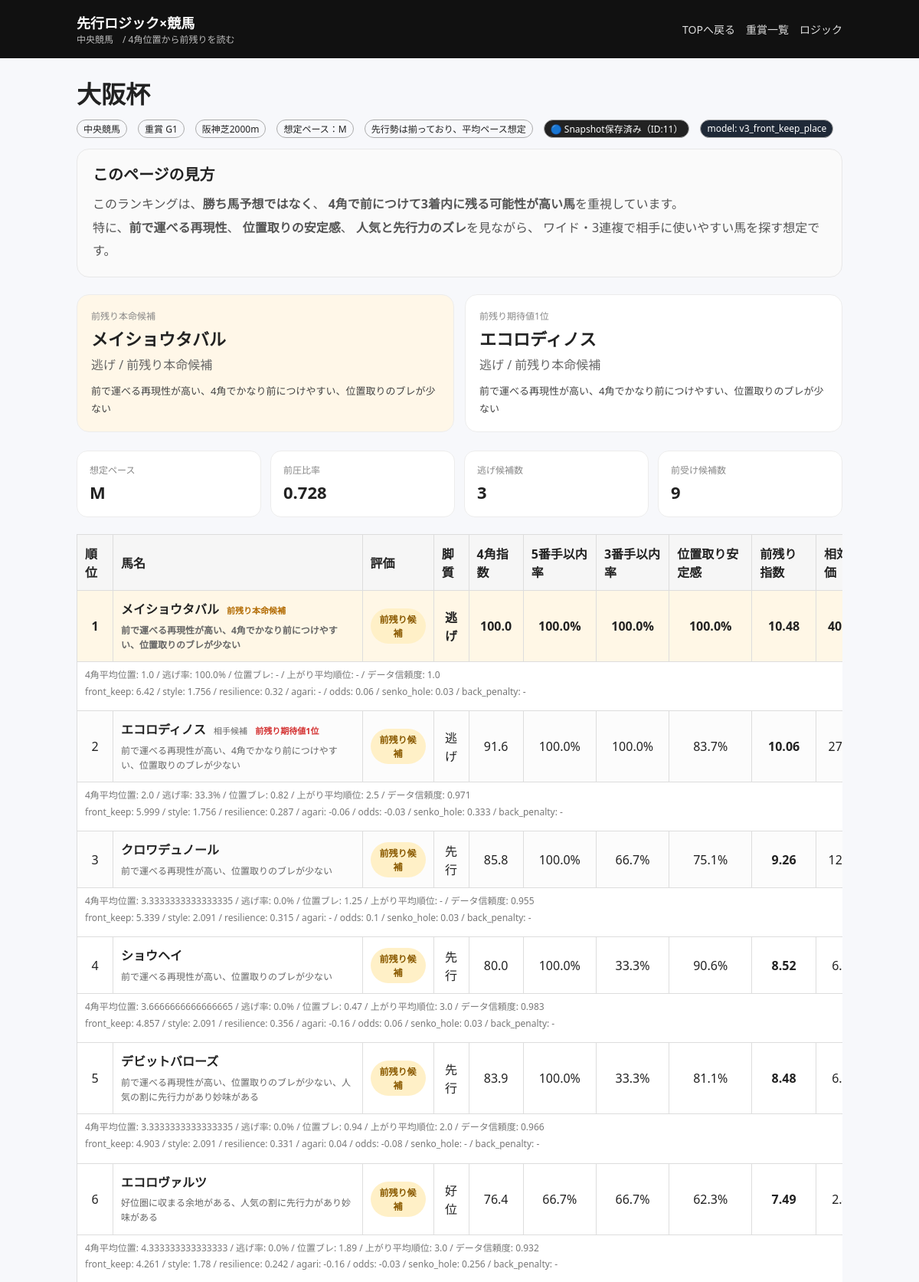
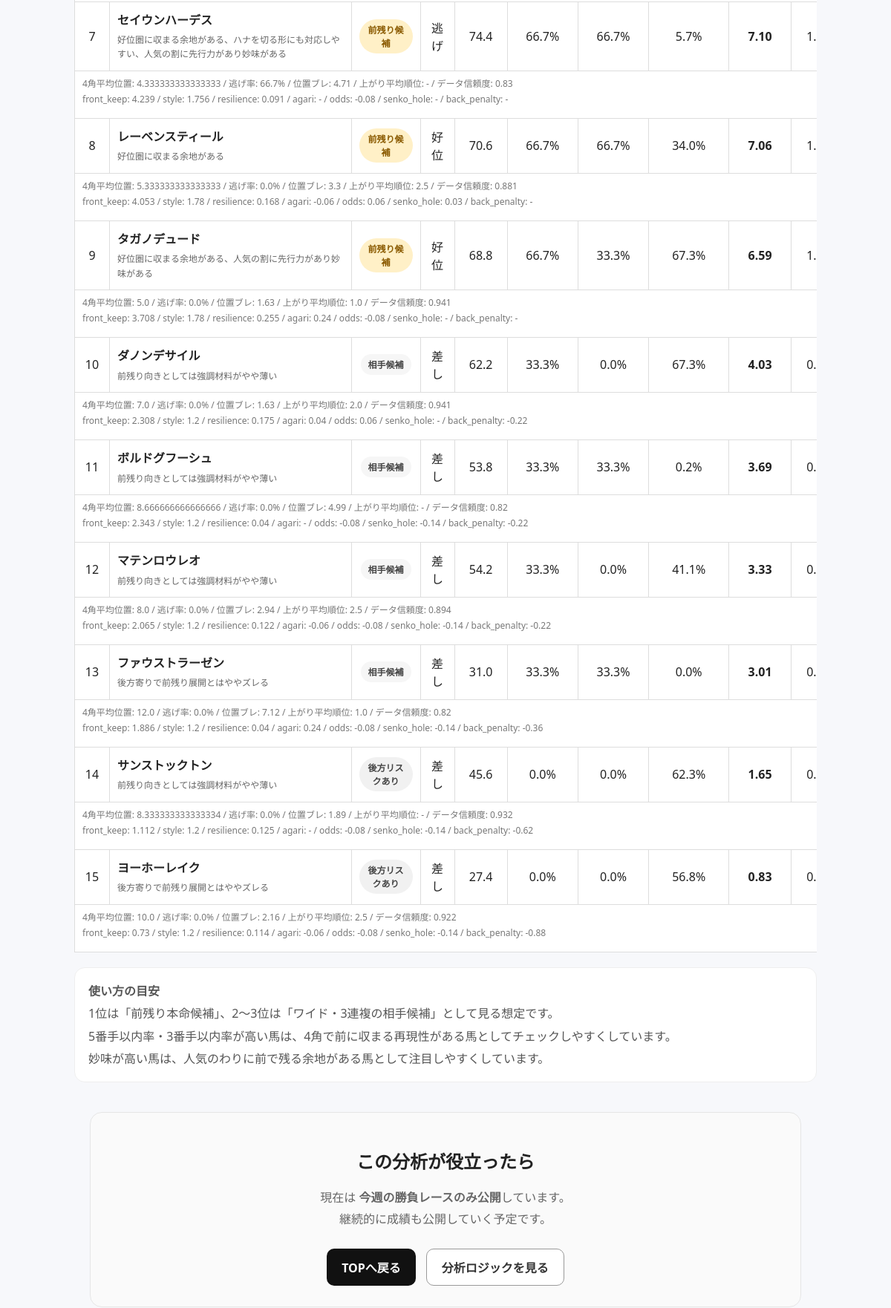
The app's page /race/ (upper part) with its own data (2 pictures, top to bottom).
### keibaapp_1/models.py (models this page shows, shortened)
class Race(models.Model):
    GRADE_CHOICES = [("G1", "G1"), ("G2", "G2"), ("G3", "G3")]
    name = models.CharField(max_length=100)
    race_date = models.DateField()
    course = models.CharField(max_length=100)  # 例：東京 ダ1600
    grade = models.CharField(max_length=2, choices=GRADE_CHOICES)
    track_condition = models.CharField(max_length=10, blank=True, default="")  # 良/稍/重/不
    pace = models.CharField(max_length=1, blank=True, default="")  # S/M/H
    pace_comment = models.CharField(max_length=100, blank=True, default="")
    is_featured_this_week = models.BooleanField(default=False)
    created_at = models.DateTimeField(auto_now_add=True)

class RaceAnalysisSnapshot(models.Model):
    PACE_CHOICES = [
        ("S", "スロー"),
        ("M", "ミドル"),
        ("H", "ハイ"),
    ]
    race = models.ForeignKey(
        Race,
        on_delete=models.CASCADE,
        related_name="analysis_snapshots"
    )
    predicted_pace = models.CharField(max_length=1, choices=PACE_CHOICES)
    pace_comment = models.CharField(max_length=255, blank=True, default="")
    front_ratio = models.FloatField(default=0.0)
    n_nige = models.IntegerField(default=0)
    n_front = models.IntegerField(default=0)
    pace_pressure = models.FloatField(default=0.0)
    field_agari_avg = models.FloatField(null=True, blank=True)
    model_version = models.CharField(max_length=30, blank=True, default="v1")
    calculated_at = models.DateTimeField(auto_now_add=True)

class HorseEntry(models.Model):
    RUN_STYLE_CHOICES = [
        ("NIGE", "逃げ"),
        ("SENKO", "先行"),
        ("KOUI", "好位"),
        ("SASHI", "差し"),
        ("OIKOMI", "追込"),
        ("UNKNOWN", "不明"),
    ]
    race = models.ForeignKey(Race, on_delete=models.CASCADE, related_name="entries")
    horse_name = models.CharField(max_length=100)
    gate = models.PositiveIntegerField(default=0)
    number = models.PositiveIntegerField(default=0)
    jockey = models.CharField(max_length=100, blank=True, default="")
    run_style = models.CharField(max_length=10, choices=RUN_STYLE_CHOICES, default="UNKNOWN")
    last1_agari_rank = models.PositiveIntegerField(null=True, blank=True)
    last2_agari_rank = models.PositiveIntegerField(null=True, blank=True)
    last3_agari_rank = models.PositiveIntegerField(null=True, blank=True)
    last1_agari_3f = models.FloatField(null=True, blank=True)
    last2_agari_3f = models.FloatField(null=True, blank=True)
    last3_agari_3f = models.FloatField(null=True, blank=True)
    last1_field_size = models.PositiveIntegerField(null=True, blank=True)
    last2_field_size = models.PositiveIntegerField(null=True, blank=True)
    last3_field_size = models.PositiveIntegerField(null=True, blank=True)
    last1_corner4_pos = models.PositiveIntegerField(null=True, blank=True)
    last2_corner4_pos = models.PositiveIntegerField(null=True, blank=True)
    last3_corner4_pos = models.PositiveIntegerField(null=True, blank=True)
    expected_odds = models.FloatField(null=True, blank=True)
    created_at = models.DateTimeField(auto_now_add=True)

### keibaapp_1/views.py (the view)
# urls.py: path("race/", views.race_db, name="race_db"),
def race_db(request):
    race = get_selected_or_current_race(request)
    if not race:
        return render(request, "keibaapp_1/race_empty.html")
    entries = list(race.entries.all())
    analysis = analyze_entries(entries)
    snapshot, snapshot_created, snapshot_status = maybe_auto_save_snapshot(
        request=request,
        race=race,
        analysis=analysis,
        model_version=MODEL_VERSION,
    )
    row_data = build_row_data(analysis["results"])
    featured_rows = build_featured_rows(row_data)
    context = {
        "race": build_race_context(race, analysis),
        "rows": row_data,
        "featured_rows": featured_rows,
        "analysis": analysis,
        "debug": settings.DEBUG,
        "snapshot_id": snapshot.id if snapshot else None,
        "snapshot_created": snapshot_created,
        "snapshot_status": snapshot_status,
        "model_version": MODEL_VERSION,
    }
    return render(request, "keibaapp_1/race_mock.html", context)

### keibaapp_1/services.py (called while the page is built)
def clamp(value: float, min_value: float, max_value: float) -> float:
    return max(min_value, min(max_value, value))

def agari_rank_score(e: HorseEntry) -> Optional[float]:
    ranks = [
        e.last1_agari_rank,
        e.last2_agari_rank,
        e.last3_agari_rank,
    ]
    ranks = [r for r in ranks if r is not None and r > 0]
    if not ranks:
        return None
    return sum(ranks) / len(ranks)

def calc_corner4_index(field_size: int, corner4_pos: int) -> Optional[float]:
    if not field_size or not corner4_pos:
        return None
    if field_size <= 1:
        return None
    if corner4_pos > field_size:
        return None
    return ((field_size - corner4_pos) / (field_size - 1)) * 100

def _corner4_pairs(entry: HorseEntry):
    return [
        (entry.last1_field_size, entry.last1_corner4_pos),
        (entry.last2_field_size, entry.last2_corner4_pos),
        (entry.last3_field_size, entry.last3_corner4_pos),
    ]

def avg_corner4_index(entry: HorseEntry) -> Optional[float]:
    values = []
    for field_size, pos in _corner4_pairs(entry):
        idx = calc_corner4_index(field_size, pos)
        if idx is not None:
            values.append(idx)
    if not values:
        return None
    return sum(values) / len(values)

def get_data_confidence(entry: HorseEntry) -> float:
    m = calc_front_metrics(entry)
    valid_count = m["valid_count"]
    consistency = m["consistency"]
    if valid_count == 0:
        return 0.0
    if valid_count == 1:
        base = 0.58
    elif valid_count == 2:
        base = 0.80
    else:
        base = 1.00
    return round(base * (0.82 + 0.18 * consistency), 3)

def classify_run_style(entry: HorseEntry) -> str:
    m = calc_front_metrics(entry)
    avg_index = m["avg_index"]
    nige_rate = m["nige_rate"]
    front3_rate = m["front3_rate"]
    front5_rate = m["front5_rate"]
    if avg_index is None:
        return "UNKNOWN"
    if nige_rate >= 0.5:
        return "NIGE"
    if avg_index >= 82 and front3_rate >= 0.67:
        return "NIGE"
    if front5_rate >= 0.67 and avg_index >= 62:
        return "SENKO"
    if front5_rate >= 0.34 and avg_index >= 45:
        return "KOUI"
    if avg_index >= 25:
        return "SASHI"
    return "OIKOMI"

def get_effective_run_style(entry: HorseEntry) -> str:
    auto_style = classify_run_style(entry)
    if auto_style != "UNKNOWN":
        return auto_style
    return entry.run_style or "UNKNOWN"

### keibaapp_1/templates/keibaapp_1/race_mock.html (shortened to what this page needs)
{% extends "keibaapp_1/base.html" %}
{% block content %}
<div class="race-page">
  <h1 class="race-title">
    {{ race.name }}
  </h1>
  <div class="race-meta">
    <span class="badge">中央競馬</span>
    <span class="badge">重賞 {{ race.grade }}</span>
    <span class="badge">{{ race.course }}</span>
    <span class="badge">想定ペース：{{ race.pace }}</span>
    <span class="badge">{{ race.pace_comment }}</span>
    {% if debug or request.user.is_staff %}
      <span class="badge" style="background:#222;color:#fff;">
        {% if snapshot_created %}
          🟢 Snapshot新規保存
        {% elif snapshot_id %}
          🔵 Snapshot保存済み（ID:{{ snapshot_id }}）
        {% else %}
          ⚪ 未保存
        {% endif %}
      </span>
      <span class="badge" style="background:#1f2937;color:#fff;">
        model: {{ model_version }}
      </span>
    {% endif %}
  </div>
  <section class="race-section-box">
    <h2 class="race-section-title">このページの見方</h2>
    <p class="race-section-text">
      このランキングは、<b>勝ち馬予想ではなく</b>、
      <b>4角で前につけて3着内に残る可能性が高い馬</b>を重視しています。<br>
      特に、<b>前で運べる再現性</b>、
      <b>位置取りの安定感</b>、
      <b>人気と先行力のズレ</b>を見ながら、
      ワイド・3連複で相手に使いやすい馬を探す想定です。
    </p>
  </section>
  {% if featured_rows %}
  <section class="featured-grid">
    {% for f in featured_rows %}
    <div class="featured-card {% if forloop.first %}featured-card-main{% else %}featured-card-sub{% endif %}">
      <div class="featured-label">{{ f.featured_title }}</div>
      <div class="featured-horse">{{ f.horse_name }}</div>
      <div class="featured-meta">
        {{ f.style }} / {{ f.place_label }}
      </div>
      <div class="featured-reason">
        {{ f.reason }}
      </div>
    </div>
    {% endfor %}
  </section>
  {% endif %}
  <section class="summary-grid">
    <div class="summary-card">
      <div class="summary-label">想定ペース</div>
      <div class="summary-value">{{ race.pace }}</div>
    </div>
    <div class="summary-card">
      <div class="summary-label">前圧比率</div>
      <div class="summary-value">{{ race.front_ratio|default:"-" }}</div>
    </div>
    <div class="summary-card">
      <div class="summary-label">逃げ候補数</div>
      <div class="summary-value">{{ race.meta.n_nige|default:"-" }}</div>
    </div>
    <div class="summary-card">
      <div class="summary-label">前受け候補数</div>
      <div class="summary-value">{{ race.meta.n_front|default:"-" }}</div>
    </div>
  </section>
  <div class="desktop-table-wrap">
    <table class="desktop-table">
      <thead>
        <tr>
          <th>順位</th>
          <th style="text-align:left;">馬名</th>
          <th>評価</th>
          <th>脚質</th>
          <th>4角指数</th>
          <th>5番手以内率</th>
          <th>3番手以内率</th>
          <th>位置取り安定感</th>
          <th>前残り指数</th>
          <th>相対評価</th>
        </tr>
      </thead>
      <tbody>
        {% for r in rows %}
        <tr
          class="
            {% if forloop.first %}
              row-first
            {% elif forloop.counter <= 3 %}
              row-top3
            {% endif %}
          "
          style="border-bottom:1px solid #eee;"
        >
          <td style="text-align:center;">{{ r.rank }}</td>
          <td>
            <div class="horse-cell-main">
              {{ r.horse_name }}
              {% if forloop.first %}
                <span class="tag-inline tag-main">前残り本命候補</span>
              {% elif forloop.counter == 2 %}
                <span class="tag-inline tag-sub">相手候補</span>
              {% endif %}
              {% if r.is_best_ev %}
                <span class="tag-inline tag-ev">前残り期待値1位</span>
              {% endif %}
            </div>
            <div class="horse-cell-reason">
              {{ r.reason }}
            </div>
          </td>
          <td style="text-align:center;">
            <span class="
              place-pill
              {% if r.place_label == '前残り本命候補' %}
                pill-main
              {% elif r.place_label == 'ワイド相手候補' %}
                pill-souma
              {% elif r.place_label == '先行穴候補' %}
                pill-hole
              {% elif r.place_label == '後方リスクあり' %}
                pill-risk
              {% else %}
                pill-default
              {% endif %}
            ">
              {% if r.place_label == '前残り本命候補' %}
                前残り候補
              {% else %}
                {{ r.place_label }}
              {% endif %}
            </span>
          </td>
          <td style="text-align:center;">{{ r.style }}</td>
          <td style="text-align:center;">{{ r.corner4_index|default:"-" }}</td>
          <td style="text-align:center;">{{ r.front5_rate|floatformat:1 }}%</td>
          <td style="text-align:center;">{{ r.front3_rate|floatformat:1 }}%</td>
          <td style="text-align:center;">{{ r.consistency|floatformat:1 }}%</td>
          <td style="text-align:center;"><b>{{ r.tempo|floatformat:2 }}</b></td>
          <td style="text-align:center;">{{ r.win_prob }}%</td>
        </tr>
        <tr class="desktop-subrow">
          <td colspan="12">
            4角平均位置: {{ r.avg_corner4_pos|default:"-" }} /
            逃げ率: {{ r.nige_rate|floatformat:1 }}% /
            位置ブレ: {{ r.std_corner4_pos|default:"-" }} /
            上がり平均順位: {{ r.agari_avg_rank|default:"-" }} /
            データ信頼度: {{ r.data_confidence|default:"-" }}
            {% if debug %}
              <br>
              front_keep: {{ r.front_keep_score|default:"-" }} /
              style: {{ r.style_score|default:"-" }} /
              resilience: {{ r.pace_resilience_score|default:"-" }} /
              agari: {{ r.agari_score|default:"-" }} /
              odds: {{ r.odds_score|default:"-" }} /
              senko_hole: {{ r.senko_hole_score|default:"-" }} /
              back_penalty: {{ r.back_penalty|default:"-" }}
            {% endif %}
          </td>
        </tr>
        {% endfor %}
      </tbody>
    </table>
  </div>
  <div class="usage-box">
    <b>使い方の目安</b><br>
    1位は「前残り本命候補」、2〜3位は「ワイド・3連複の相手候補」として見る想定です。<br>
    5番手以内率・3番手以内率が高い馬は、4角で前に収まる再現性がある馬としてチェックしやすくしています。<br>
    妙味が高い馬は、人気のわりに前で残る余地がある馬として注目しやすくしています。
  </div>
  <section class="cta-box">
    <h2 class="cta-title">
      この分析が役立ったら
    </h2>
    <p class="cta-text">
      現在は <b>今週の勝負レースのみ公開</b>しています。<br>
      継続的に成績も公開していく予定です。
    </p>
    <div class="cta-buttons">
      <a href="/" class="cta-btn-main">
        TOPへ戻る
      </a>
      <a href="/about/" class="cta-btn-sub">
        分析ロジックを見る
      </a>
    </div>
  </section>
</div>
{% endblock %}

### keibaapp_1/templates/keibaapp_1/base.html (style rules this page uses)
body { font-family: system-ui, sans-serif; margin: 0; background: #f7f8fb; color: #222; }
a { text-decoration: none; color: inherit; }
.badge { display:inline-block; padding:2px 8px; border:1px solid #aaa; border-radius:999px; font-size:12px; margin-right:6px; }
table { border-collapse: collapse; width: 100%; background: #fff; }
th, td { border: 1px solid #ddd; padding: 10px; text-align: left; }
th { background: #f6f6f6; }

### records on screen
Race: name "大阪杯", grade "G1", course "阪神芝2000m"
RaceAnalysisSnapshot: pace_comment "先行勢は揃っており、平均ペース想定", model_version "v3_front_keep_place"
HorseEntry: horse_name "メイショウタバル", horse_name "メイショウタバル"
HorseEntry: horse_name "エコロディノス", horse_name "エコロディノス"
HorseEntry: horse_name "クロワデュノール"
HorseEntry: horse_name "ショウヘイ"
HorseEntry: horse_name "デビットバローズ"
HorseEntry: horse_name "エコロヴァルツ"
HorseEntry: horse_name "セイウンハーデス"
HorseEntry: horse_name "レーベンスティール"
HorseEntry: horse_name "タガノデュード"
HorseEntry: horse_name "ダノンデサイル"
HorseEntry: horse_name "ボルドグフーシュ"
HorseEntry: horse_name "マテンロウレオ"
HorseEntry: horse_name "ファウストラーゼン"
HorseEntry: horse_name "サンストックトン"
HorseEntry: horse_name "ヨーホーレイク"

### other values on screen
{{ race.pace }} "M"
{{ snapshot_id }} "11"
{{ f.featured_title }} "前残り本命候補" "前残り期待値1位"
{{ f.style }} "逃げ" "逃げ"
{{ f.place_label }} "前残り本命候補" "前残り本命候補"
{{ f.reason }} "前で運べる再現性が高い、4角でかなり前につけやすい、位置取りのブレが少ない" "前で運べる再現性が高い、4角でかなり前につけやすい、位置取りのブレが少ない"
{{ race.front_ratio|default:"-" }} "0.728"
{{ race.meta.n_nige|default:"-" }} "3"
{{ race.meta.n_front|default:"-" }} "9"
{{ r.rank }} "1" "2" "3" "4" "5" "6" "7" "8" "9" "10" "11" "12" "13" "14" "15"
{{ r.reason }} "前で運べる再現性が高い、4角でかなり前につけやすい、位置取りのブレが少ない" "前で運べる再現性が高い、4角でかなり前につけやすい、位置取りのブレが少ない" "前で運べる再現性が高い、位置取りのブレが少ない" "前で運べる再現性が高い、位置取りのブレが少ない" "前で運べる再現性が高い、位置取りのブレが少ない、人気の割に先行力があり妙味がある" "好位圏に収まる余地がある、人気の割に先行力があり妙味がある" "好位圏に収まる余地がある、ハナを切る形にも対応しやすい、人気の割に先行力があり妙味がある" "好位圏に収まる余地がある" "好位圏に収まる余地がある、人気の割に先行力があり妙味がある" "前残り向きとしては強調材料がやや薄い" "前残り向きとしては強調材料がやや薄い" "前残り向きとしては強調材料がやや薄い" "後方寄りで前残り展開とはややズレる" "前残り向きとしては強調材料がやや薄い" "後方寄りで前残り展開とはややズレる"
{{ r.style }} "逃げ" "逃げ" "先行" "先行" "先行" "好位" "逃げ" "好位" "好位" "差し" "差し" "差し" "差し" "差し" "差し"
{{ r.corner4_index|default:"-" }} "100.0" "91.6" "85.8" "80.0" "83.9" "76.4" "74.4" "70.6" "68.8" "62.2" "53.8" "54.2" "31.0" "45.6" "27.4"
{{ r.front5_rate|floatformat:1 }} "100.0" "100.0" "100.0" "100.0" "100.0" "66.7" "66.7" "66.7" "66.7" "33.3" "33.3" "33.3" "33.3" "0.0" "0.0"
{{ r.front3_rate|floatformat:1 }} "100.0" "100.0" "66.7" "33.3" "33.3" "66.7" "66.7" "66.7" "33.3" "0.0" "33.3" "0.0" "33.3" "0.0" "0.0"
